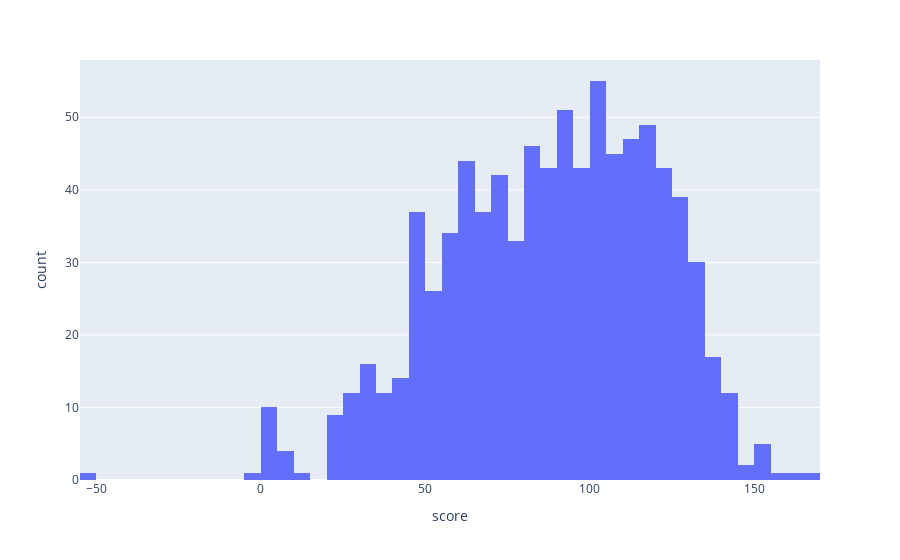

This figure's notebook cell:
### Code cell
px.histogram(Defensores, x='score').show()

### Figure 1 — Plotly figure (JSON) as saved in the notebook; plotly's stock layout.template omitted (floating-point values rounded to 4 significant figures; data arrays with more than 128 entries replaced by an {"elided": "..."} marker saying what was removed)
{"data": [{"alignmentgroup": "True", "bingroup": "x", "hovertemplate": "score=%{x}<br>count=%{y}<extra></extra>", "legendgroup": "", "marker": {"color": "#636efa", "pattern": {"shape": ""}}, "name": "", "offsetgroup": "", "orientation": "v", "showlegend": false, "type": "histogram", "x": {"elided": "863 float values"}, "xaxis": "x", "yaxis": "y"}], "layout": {"barmode": "relative", "legend": {"tracegroupgap": 0}, "margin": {"t": 60}, "xaxis": {"anchor": "y", "domain": [0, 1], "title": {"text": "score"}}, "yaxis": {"anchor": "x", "domain": [0, 1], "title": {"text": "count"}}}}
